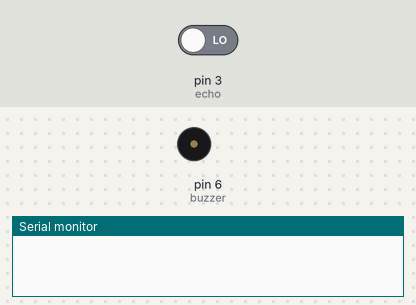
Simulated run of this program. Board: Arduino Uno, built with avr-gcc and run on an emulated ATmega328P. Shown: buzzer (waves = sounding), the last lines printed to the serial monitor. The test bench sets the inputs (shaded band); at power-on: pin 3 (echo) LOW.

Above: at 0.1 s.
At 2.1 s:
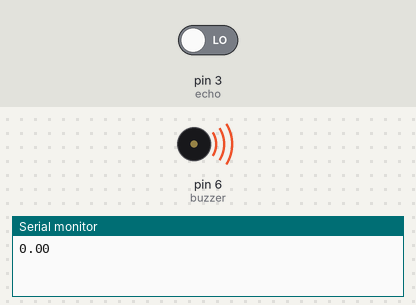
Timing chart, 0 to 3.6 s (numbered marks = the images above):
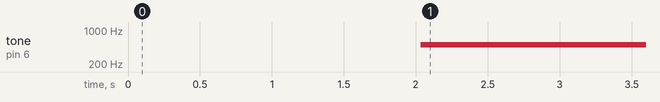

Measured:
- by itself, tone on pin 6 (buzzer): silent → 500 Hz at 2.0 s

The program:

main.cpp
```cpp
#include <Arduino.h>

const float trigger = 2;
const float echo = 3;
const int buzzer = 6;
float time_taken, dist, dist_buff, sum ;
float ar_measure[2];


// put function declarations here:
float get_distance(float, float);
void set_tone(int);

void setup() {
  // put your setup code here, to run once:

  Serial.begin(9600);
  pinMode(trigger, OUTPUT);
  pinMode(buzzer, OUTPUT);
  pinMode(echo, INPUT);
}

void loop() {
  float abstand = get_distance(trigger, echo);
  Serial.println(abstand);
  if (abstand > 55)
  {
    noTone(buzzer);
  }
  else if (abstand > 15 && abstand < 25)
  {
    set_tone(100);
  }
  else if (abstand >= 25 && abstand < 35)
  {
    set_tone(200);
  }
  else if (abstand >= 35 && abstand < 45)
  {
    set_tone(300);
  }
  else if (abstand >= 45 && abstand < 55)
  {
    set_tone(400);
  }
  else if(abstand < 15) {
    tone(buzzer, 500);
  }
}


// put function definitions here:
float get_distance(float trigger_f, float echo_f) {
  for(int i = 0; i<2;i++){

    digitalWrite(trigger, LOW);
    delay(2);
    digitalWrite(trigger, HIGH);
    delay(10);
    digitalWrite(trigger, LOW);
    time_taken = pulseIn(echo, HIGH);
    dist_buff = time_taken*0.034/2;
    ar_measure[i] = dist_buff;
    sum = ar_measure[0]+ar_measure[1];
    delay(5);
  }
  dist = sum/2;
  return dist;
}

void set_tone(int tone_f){
    tone(buzzer, 500);
    delay(tone_f);
    noTone(buzzer);
    delay(tone_f);
}
```
